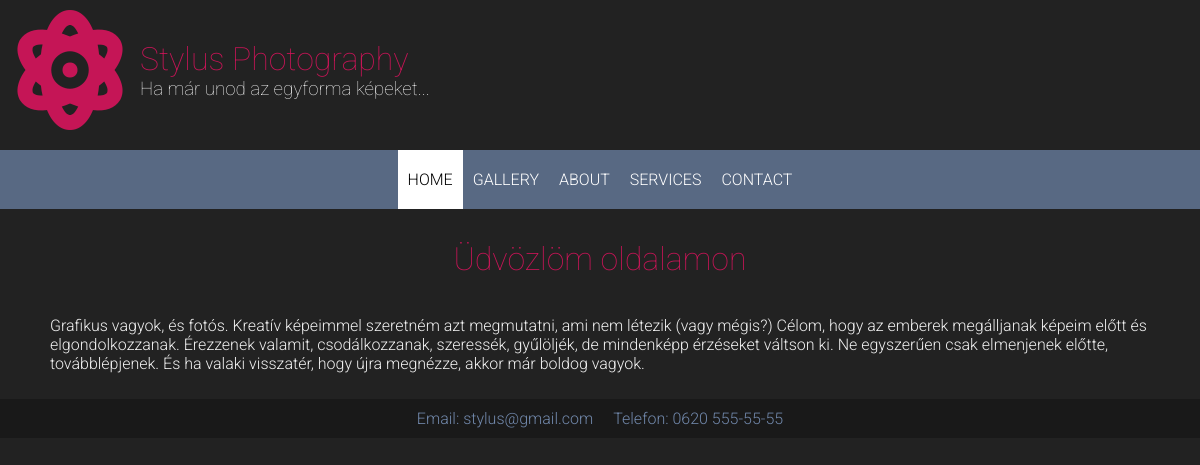
The page / on the database its author committed.
### pages/models.py (models this page shows, shortened)
class SiteInfo(models.Model):
    site_name = models.CharField("Oldalnév", max_length=200)
    image = models.ImageField("Logo", upload_to="logo", blank=True)
    subtitle = models.CharField("Alcím", max_length=200)
    email = models.EmailField("Email", max_length=200, blank=True)
    phone = models.CharField("Telefon", max_length=200, blank=True)
    class Meta:
        verbose_name_plural = "Oldal adatok"

class Home(models.Model):
    title = models.CharField('Címsor', max_length=200)
    content = models.TextField('Bemutatkozó', max_length=5000)
    class Meta:
        verbose_name_plural = "Nyitó oldal"

### pages/views.py (the view)
# urls.py: path('', HomeView.as_view(), name="home"),
class HomeView(TemplateView):
    template_name = 'home.html'
    home = Home.objects.all()
    if home:
        extra_context = {
            "home": home[0]
        }

### pages/context_processors.py (called while the page is built)
def global_context(request):
    site_infos = SiteInfo.objects.all()
    if not site_infos:
        return {}
    return {
        "site_name": site_infos[0].site_name,
        "logo": site_infos[0].image,
        "site_subtitle": site_infos[0].subtitle,
        "email": site_infos[0].email,
        "phone": site_infos[0].phone,
    }

### templates/home.html (shortened to what this page needs)
{% extends '_base.html' %}
{% block content %}
    <div class="center_page">
        <h1>{{ home.title }}</h1>
        <p>{{ home.content }}</p>
    </div>
{% endblock content %}

### templates/_base.html (shortened to what this page needs)
{% load static %}
<!DOCTYPE html>
<html lang="en">
<head>
    <link rel="stylesheet" href="{% static '/css/main.css' %}">
    <link rel="stylesheet" href="{% static '/css/mobile.css' %}">
</head>
<body>
    <div class="site-header-layout">
        <i class="fas fa-atom site-logo"></i>
        <div>
            <h1 style="margin: 0">{{ site_name }}</h1>
            <h3>{{ site_subtitle }}</h3>
        </div>
    </div>
    {% include '_navbar.html' %}
    <div class="content-container">
        {% block content %}
        {% endblock content %}
    </div>
    <div class="site-footer-layout">
        <p>Email: {{ email }}</p>
        <p>Telefon: {{ phone }}</p>
    </div>
</body>
</html>

### static_dev/css/main.css (style rules this page uses)
body { background-color: #222222; color: #f0f0f0; font-family: 'Roboto', sans-serif; font-weight: 300; margin: 0; }
h1, h2, h3 { font-weight: 100; }
h1 { color: #c51556; }
h2, h3 { margin: 0; }
.site-logo { color: #c51556; font-size: 120px; margin: 10px; }
.site-header-layout { display: flex; align-items: center; margin-bottom: 10px; }
.site-footer-layout { display: flex; justify-content: center; background-color: #191919; }
.site-footer-layout p { margin: 10px; color: #7188ab; }
.content-container { margin: 10px 50px; }
.center_page { display: flex; flex-direction: column; align-items: center; }

### rows shown on the page
SiteInfo: site_name "Stylus Photography", subtitle "Ha már unod az egyforma képeket...", email "stylus@gmail.com", phone "0620 555-55-55"
Home: title "Üdvözlöm oldalamon", content "Grafikus vagyok, és fotós. Kreatív képeimmel szeretném azt megmutatni, ami nem létezik (vagy mégis?) Célom, hogy az emberek megálljanak képeim előtt és elgondolkozzanak. Érezzenek valamit, csodálkozzanak, szeressék, gyűlöljék, de mindenképp érzéseket váltson ki. Ne egyszerűen csak elmenjenek előtte, továbblépjenek. És ha valaki visszatér, hogy újra megnézze, akkor már boldog vagyok."
